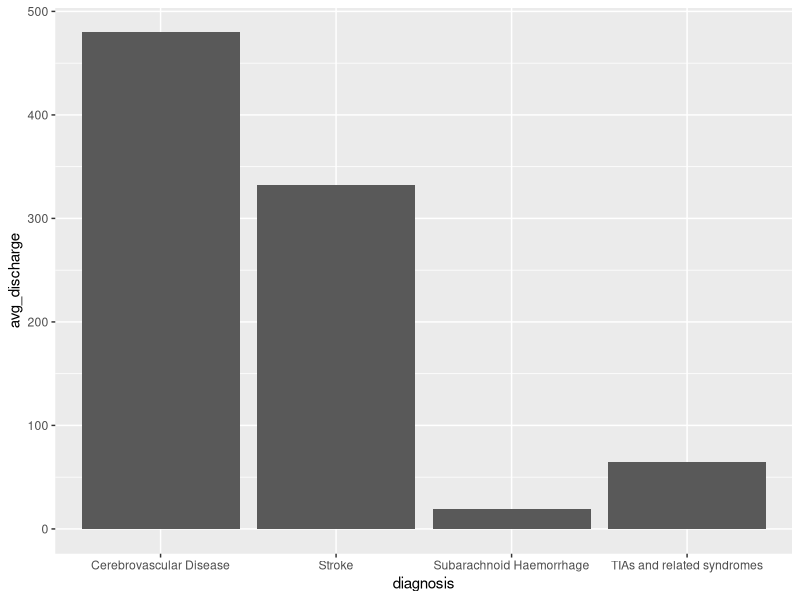
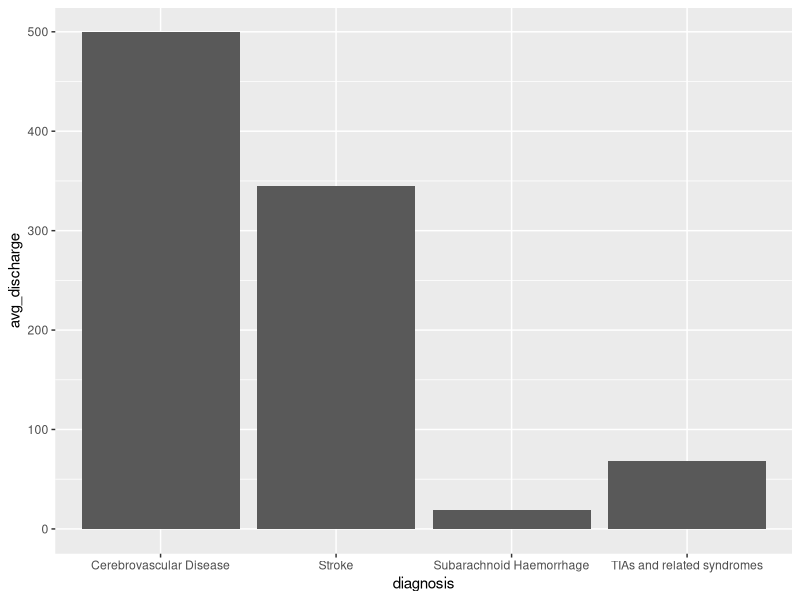
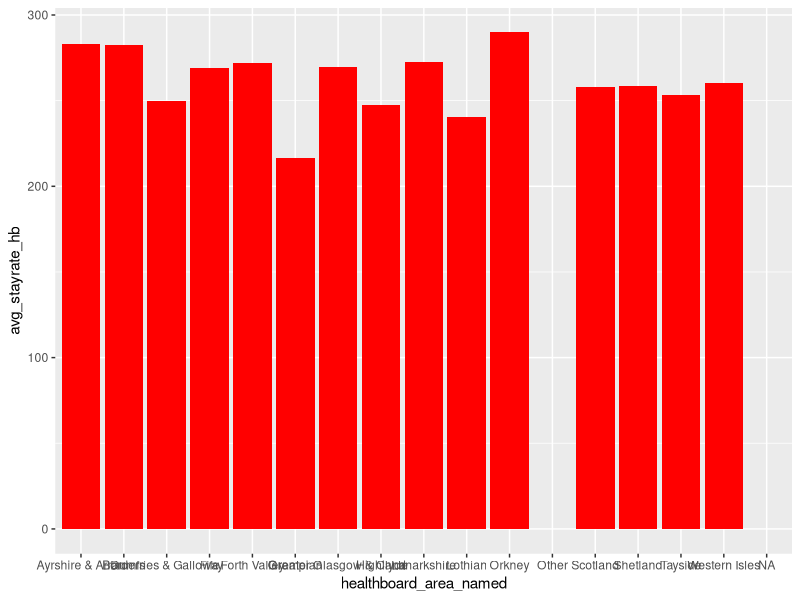
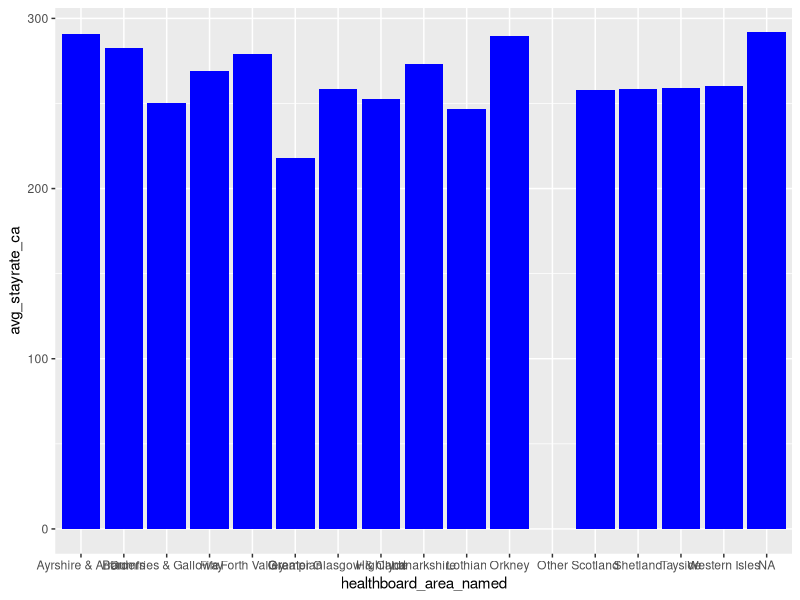
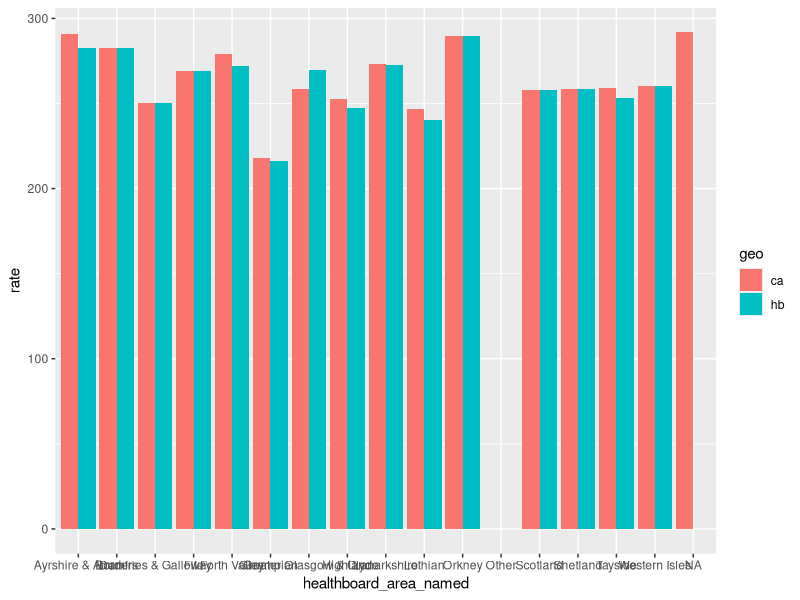
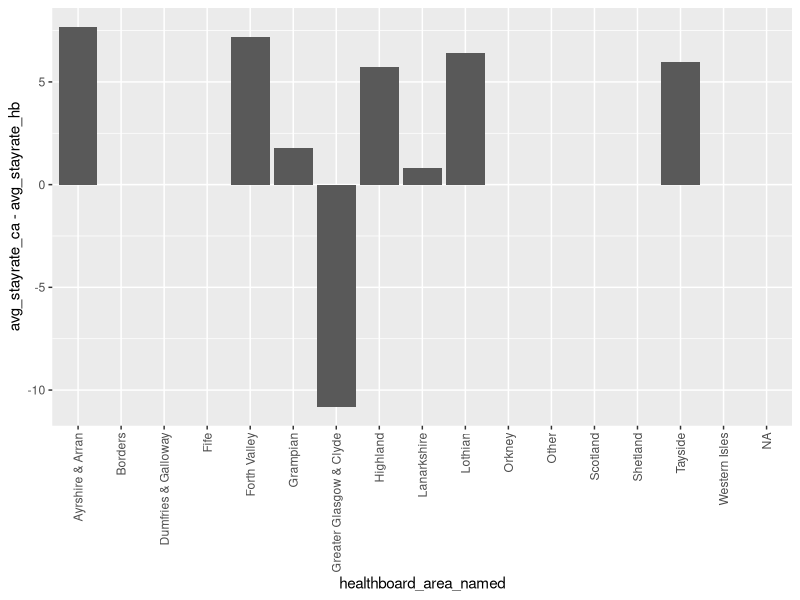
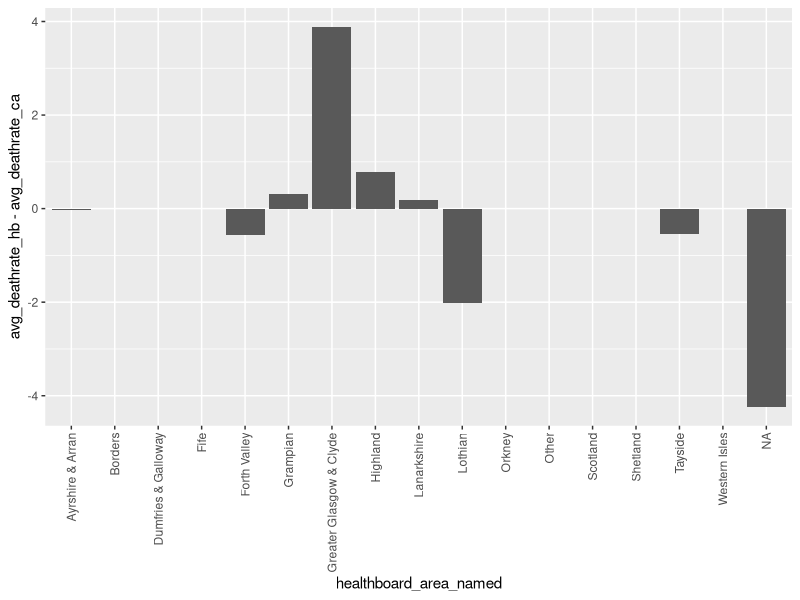
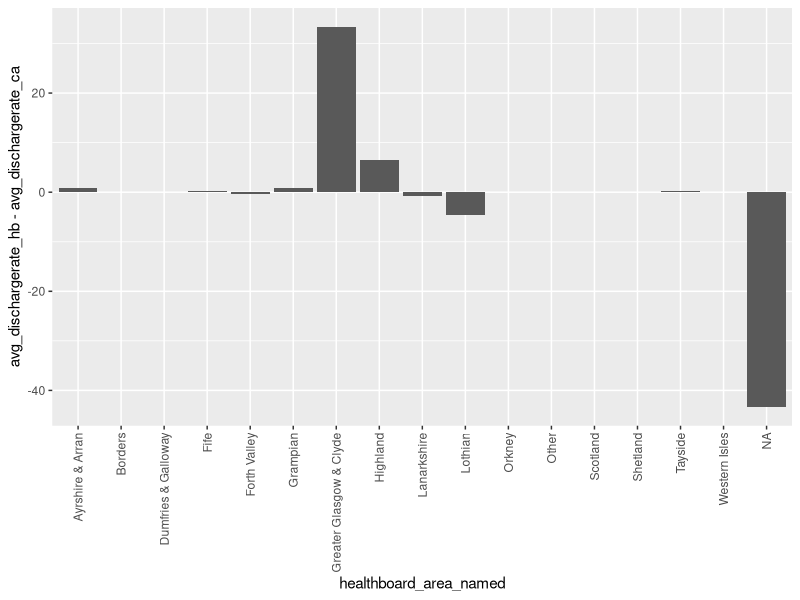

These charts were generated, in order, by the following R code:
## ---- chunk 1
library(tidyverse)
## ---- chunk 2
council_strokesbyca <- read_csv("../../data/clean_data/strokes_byca.csv",
                                col_types = cols(hospitalstays = col_double(),
                                            crude_rate_stays = col_double()))
healthboard_strokesbyhb <- read_csv("../../data/clean_data/strokes_byhb.csv",
                                col_types = cols(hospitalstays = col_double(),
                                            crude_rate_stays = col_double()))
## ---- chunk 3
diagnosis_totals_byhb <- healthboard_strokesbyhb %>% 
  group_by(diagnosis) %>% 
  summarise(avg_stays = mean(crude_rate_stays, na.rm = TRUE),
            avg_discharge = mean(easr_discharge, na.rm = TRUE),
            avg_deaths = mean(easr_mortality, na.rm = TRUE))
## ---- chunk 4
diagnosis_totals_byhb %>% 
  ggplot(aes(x = diagnosis, y = avg_discharge)) +
  geom_col()
## ---- chunk 5
diagnosis_totals_byca <- council_strokesbyca %>% 
  group_by(diagnosis) %>% 
  summarise(avg_stays = mean(crude_rate_stays, na.rm = TRUE),
            avg_discharge = mean(easr_discharge, na.rm = TRUE),
            avg_deaths = mean(easr_mortality, na.rm = TRUE))
## ---- chunk 6
diagnosis_totals_byca %>% 
  ggplot(aes(x = diagnosis, y = avg_discharge)) +
  geom_col()
## ---- chunk 7
unique(council_strokesbyca$council_area_named)
unique(healthboard_strokesbyhb$healthboard_area_named)
## ---- chunk 8
council_strokesbyca <- council_strokesbyca %>% 
  mutate(healthboard = case_when(
    council_area_named %in% c("East Ayrshire", "North Ayrshire", "South Ayrshire") ~ "Ayrshire & Arran",
    council_area_named == "Scottish Borders" ~ "Borders",
    council_area_named == "Dumfries & Galloway" ~ "Dumfries & Galloway",
    council_area_named == "Na h-Eileanan Siar" ~ "Western Isles",
    council_area_named == "Fife" ~ "Fife",
    council_area_named %in% c("Clackmannanshire", "Falkirk", "Stirling") ~ "Forth Valley",
    council_area_named == "Aberdeenshire" | council_area_named == "Aberdeen City" | council_area_named == "Moray" ~ "Grampian",
    council_area_named %in% c("City of Glasgow", "East Dunbartonshire", "East Renfrewshire", "Inverclyde", "Renfrewshire", "West Dunbartonshire") ~ "Greater Glasgow & Clyde",
    council_area_named %in% c("Highland", "Argyll & Bute") ~ "Highland",
    council_area_named %in% c("North Lanarkshire", "South Lanarkshire") ~ "Lanarkshire",
    council_area_named %in% c("City of Edinburgh", "East Lothian", "Midlothian", "West Lothian") ~ "Lothian",
    council_area_named == "Orkney Islands" ~ "Orkney",
    council_area_named == "Shetland Islands" ~ "Shetland",
    council_area_named %in% c("Angus", "Dundee City", "Perth & Kinross") ~ "Tayside",
    council_area_named == "Scotland" ~ "Scotland",
    council_area_named == "Other" ~ "Other",
    is.na(council_area_named) ~ "NA"
    )
  )
council_strokesbyca <- council_strokesbyca %>% 
  mutate(healthboard = na_if(healthboard, "NA"))
## ---- chunk 9
ratestays_byhb <- healthboard_strokesbyhb %>% 
  group_by(healthboard_area_named) %>% 
  summarise(avg_stayrate = mean(crude_rate_stays, na.rm = TRUE)) %>% 
  arrange(healthboard_area_named)

ratestays_byca <- council_strokesbyca %>% 
  group_by(healthboard) %>% 
  summarise(avg_stayrate = mean(crude_rate_stays, na.rm = TRUE)) %>% 
  arrange(healthboard)

stayrates <- ratestays_byhb %>% 
  full_join(ratestays_byca,
            by = c("healthboard_area_named" = "healthboard"),
            suffix = c("_hb", "_ca"))

ggplot(stayrates) +
  aes(x = healthboard_area_named) +
  geom_col(aes(y = avg_stayrate_hb), fill = "red") 

ggplot(stayrates) +
  aes(x = healthboard_area_named) +
  geom_col(aes(y = avg_stayrate_ca), fill = "blue")
## ---- chunk 10
stayrates_pivoted <- stayrates %>% 
  pivot_longer(
    cols = c("avg_stayrate_ca", "avg_stayrate_hb"),
    names_to = "geo",
    names_prefix = "avg_stayrate_",
    values_to = "rate"
  )

ggplot(stayrates_pivoted) +
  aes(x = healthboard_area_named, y = rate, group = geo, fill = geo) +
  geom_col(position = "dodge")
## ---- chunk 11
ggplot(stayrates) +
  aes(x = healthboard_area_named, y = avg_stayrate_ca - avg_stayrate_hb) +
  geom_col() +
  theme(axis.text.x = element_text(angle = 90, vjust = 0.5, hjust=1))
## ---- chunk 12
ratedeaths_byhb <- healthboard_strokesbyhb %>% 
  group_by(healthboard_area_named) %>% 
  summarise(avg_deathrate = mean(easr_mortality, na.rm = TRUE)) %>% 
  arrange(healthboard_area_named)

ratedeaths_byca <- council_strokesbyca %>% 
  group_by(healthboard) %>% 
  summarise(avg_deathrate = mean(easr_mortality, na.rm = TRUE)) %>% 
  arrange(healthboard)

deathrates <- ratedeaths_byhb %>% 
  full_join(ratedeaths_byca,
            by = c("healthboard_area_named" = "healthboard"),
            suffix = c("_hb", "_ca"))

ggplot(deathrates) +
  aes(x = healthboard_area_named, y = avg_deathrate_hb - avg_deathrate_ca) +
  geom_col() +
  theme(axis.text.x = element_text(angle = 90, vjust = 0.5, hjust=1))
## ---- chunk 13
ratedischarges_byhb <- healthboard_strokesbyhb %>% 
  group_by(healthboard_area_named) %>% 
  summarise(avg_dischargerate = mean(easr_discharge, na.rm = TRUE)) %>% 
  arrange(healthboard_area_named)

ratedischarges_byca <- council_strokesbyca %>% 
  group_by(healthboard) %>% 
  summarise(avg_dischargerate = mean(easr_discharge, na.rm = TRUE)) %>% 
  arrange(healthboard)

dischargerates <- ratedischarges_byhb %>% 
  full_join(ratedischarges_byca,
            by = c("healthboard_area_named" = "healthboard"),
            suffix = c("_hb", "_ca"))

ggplot(dischargerates) +
  aes(x = healthboard_area_named, y = avg_dischargerate_hb - avg_dischargerate_ca) +
  geom_col() +
  theme(axis.text.x = element_text(angle = 90, vjust = 0.5, hjust=1))
